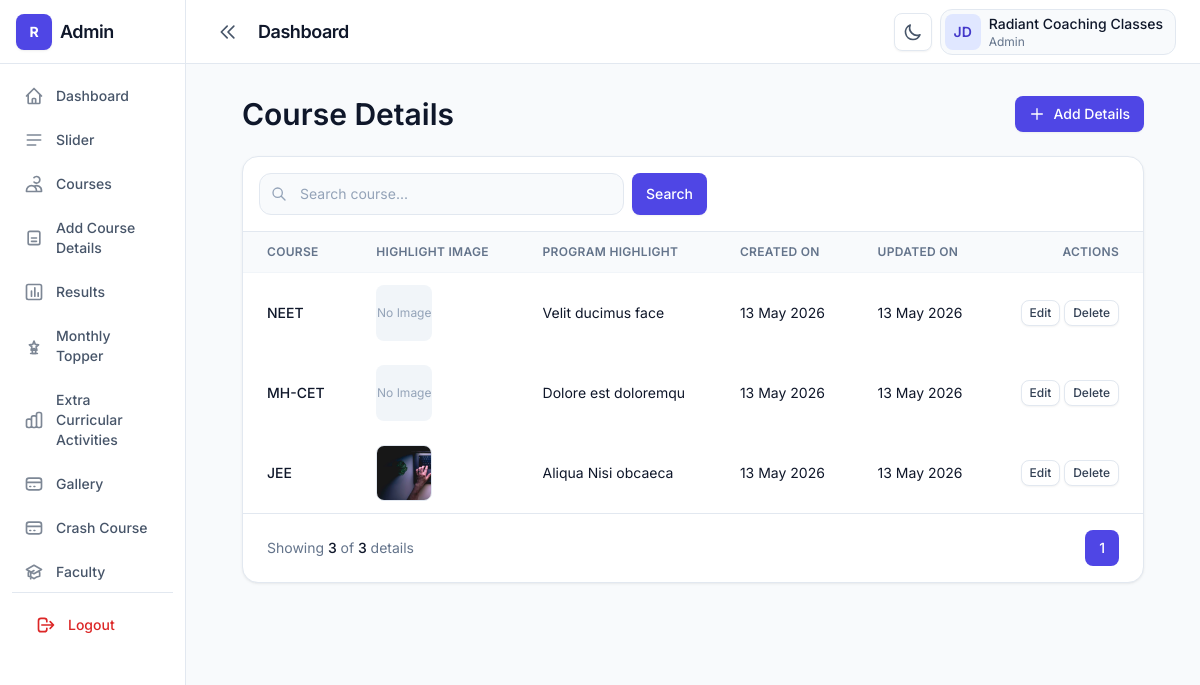
The page /admin/course-details.php (signed in) on the database its author committed.
### tables this page shows
CREATE TABLE IF NOT EXISTS `course_details` (
  `id` int NOT NULL AUTO_INCREMENT,
  `course_id` int DEFAULT NULL,
  `why_title_1` varchar(255) DEFAULT NULL,
  `why_description_1` text,
  `why_title_2` varchar(255) DEFAULT NULL,
  `why_description_2` text,
  `why_title_3` varchar(255) DEFAULT NULL,
  `why_description_3` text,
  `program_highlight` text,
  `highlight_image` varchar(255) DEFAULT NULL,
  `module_title_1` varchar(255) DEFAULT NULL,
  `module_description_1` text,
  `module_title_2` varchar(255) DEFAULT NULL,
  `module_description_2` text,
  `module_title_3` varchar(255) DEFAULT NULL,
  `module_description_3` text,
  `created_at` date DEFAULT NULL,
  `updated_at` date DEFAULT NULL,
  PRIMARY KEY (`id`)
);

CREATE TABLE IF NOT EXISTS `courses` (
  `id` int NOT NULL AUTO_INCREMENT,
  `title` varchar(100) DEFAULT NULL,
  `description` text,
  `status` tinyint(1) DEFAULT '1',
  `created_at` timestamp NULL DEFAULT CURRENT_TIMESTAMP,
  `updated_at` timestamp NULL DEFAULT CURRENT_TIMESTAMP ON UPDATE CURRENT_TIMESTAMP,
  PRIMARY KEY (`id`)
);

### admin/course-details.php (the view, shortened to what this page needs)
<?php
include('../conn.php');
$search = $_GET['search'] ?? '';
$page = isset($_GET['page'])
    ? (int)$_GET['page']
    : 1;
$limit = 5;
$offset = ($page - 1) * $limit;
$query = "
SELECT
course_details.*,
courses.title as course_title
FROM course_details
LEFT JOIN courses
ON courses.id = course_details.course_id
WHERE 1
";
$params = [];
$countQuery = "
SELECT COUNT(*) as total
FROM course_details
LEFT JOIN courses
ON courses.id = course_details.course_id
WHERE 1
";
$countStmt = $conn->prepare($countQuery);
$countStmt->execute($params);
$totalRecords =
$countStmt->fetch(PDO::FETCH_ASSOC)['total'];
$totalPages =
ceil($totalRecords / $limit);
$query .= "
ORDER BY course_details.id DESC
LIMIT $limit OFFSET $offset
";
$stmt = $conn->prepare($query);
$stmt->execute($params);
$details = $stmt->fetchAll(PDO::FETCH_ASSOC);
?>
<!DOCTYPE html>
<html lang="en" class="h-full">
<head>
    <link rel="stylesheet"
        href="../dist/css/output.css" />
</head>
<body class="h-full bg-slate-50 text-slate-900 dark:bg-slate-950 dark:text-slate-100">
<div class="flex min-h-full">
    <?php include('sidebar.php'); ?>
    <div class="flex min-h-screen flex-1 flex-col lg:min-h-0">
        <?php include('header.php'); ?>
        <main class="flex-1 overflow-auto p-4 lg:p-8">
            <div class="container">
                <div class="mb-6 flex flex-col gap-4 sm:flex-row sm:flex-wrap sm:items-center sm:justify-between">
                    <div class="min-w-0 flex-1">
                        <h2 class="text-display-sm text-slate-900 dark:text-white">
                            Course Details
                        </h2>
                    </div>
                    <button
                        type="button"
                        onclick="window.location.href='add-details.php'"
                        class="btn btn-primary shrink-0">
                        <svg class="h-4 w-4"
                            fill="none"
                            stroke="currentColor"
                            viewBox="0 0 24 24">
                            <path
                                stroke-linecap="round"
                                stroke-linejoin="round"
                                stroke-width="2"
                                d="M12 4v16m8-8H4" />
                        </svg>
                        Add Details
                    </button>
                </div>
                <div class="rounded-2xl border border-slate-200 bg-white shadow-card dark:border-slate-800 dark:bg-slate-900">
                    <div class="flex flex-col gap-4 border-b border-slate-200 p-4 dark:border-slate-800 lg:flex-row lg:items-center lg:justify-between">
                        <form method="GET"
                            class="flex w-full max-w-md gap-2">
                            <div class="relative flex-1">
                                <input
                                    type="search"
                                    name="search"
                                    value="<?php echo $search; ?>"
                                    placeholder="Search course..."
                                    class="w-full rounded-xl border border-slate-200 bg-slate-50 py-2.5 pl-10 pr-4 text-sm outline-none ring-brand-500/30 placeholder:text-slate-400 focus:border-brand-300 focus:bg-white focus:ring-4 dark:border-slate-700 dark:bg-slate-950 dark:focus:bg-slate-950" />
                            </div>
                            <button
                                type="submit"
                                class="btn btn-primary">
                                Search
                            </button>
                        </form>
                    </div>
                    <div class="overflow-x-auto">
                        <table class="w-full min-w-[900px] text-left text-sm">
                            <thead class="border-b border-slate-100 bg-slate-50 text-xs uppercase tracking-wide text-slate-500 dark:border-slate-800 dark:bg-slate-900/80 dark:text-slate-400">
                                <tr>
                                    <th class="px-4 py-3 font-semibold lg:px-6">
                                        Course
                                    </th>
                                    <th class="px-4 py-3 font-semibold lg:px-6">
                                        Highlight Image
                                    </th>
                                    <th class="px-4 py-3 font-semibold lg:px-6">
                                        Program Highlight
                                    </th>
                                    <th class="px-4 py-3 font-semibold lg:px-6">
                                        Created On
                                    </th>
                                    <th class="px-4 py-3 font-semibold lg:px-6">
                                        Updated On
                                    </th>
                                    <th class="px-4 py-3 text-right font-semibold lg:px-6">
                                        Actions
                                    </th>
                                </tr>
                            </thead>
                            <tbody>
                                <?php if(count($details) > 0){ ?>
                                    <?php foreach($details as $detail){ ?>
                                        <tr class="hover:bg-slate-50 dark:hover:bg-slate-800/40">
                                            <td class="px-4 py-3 lg:px-6">
                                                <div class="font-medium">
                                                    <?php echo $detail['course_title'] ?? 'Course Deleted'; ?>
                                                </div>
                                            </td>
                                            <td class="px-4 py-3 lg:px-6">
                                                <?php if($detail['highlight_image']){ ?>
                                                    <img
                                                        src="uploads/course-details/<?php echo $detail['highlight_image']; ?>"
                                                        class="h-14 w-14 rounded-lg object-cover border border-slate-200 dark:border-slate-700" />
                                                <?php } else { ?>
                                                    <div class="flex h-14 w-14 items-center justify-center rounded-lg bg-slate-100 text-xs text-slate-400 dark:bg-slate-800">
                                                        No Image
                                                    </div>
                                                <?php } ?>
                                            </td>
                                            <td class="px-4 py-3 lg:px-6 max-w-xs">
                                                <div class="line-clamp-2">
                                                    <?php echo $detail['program_highlight']; ?>
                                                </div>
                                            </td>
                                            <td class="px-4 py-3 lg:px-6">
                                                <?php
                                                echo date(
                                                    'd M Y',
                                                    strtotime($detail['created_at'])
                                                );
                                                ?>
                                            </td>
                                            <td class="px-4 py-3 lg:px-6">
                                                <?php
                                                echo date(
                                                    'd M Y',
                                                    strtotime($detail['updated_at'])
                                                );
                                                ?>
                                            </td>
                                            <td class="px-4 py-3 text-right lg:px-6">
                                                <a
                                                    href="edit-details.php?id=<?php echo $detail['id']; ?>"
                                                    class="btn btn-secondary px-2 py-1 text-xs">
                                                    Edit
                                                </a>
                                                <a
                                                    href="delete-details.php?id=<?php echo $detail['id']; ?>"
                                                    onclick="return confirm('Delete this detail?')"
                                                    class="btn btn-secondary px-2 py-1 text-xs">
                                                    Delete
                                                </a>
                                            </td>
                                        </tr>
                                    <?php } ?>
                                <?php } ?>
                            </tbody>
                        </table>
                    </div>
                    <div class="flex flex-col items-center justify-between gap-4 border-t border-slate-200 px-4 py-4 dark:border-slate-800 sm:flex-row lg:px-6">
                        <p class="text-sm text-slate-500 dark:text-slate-400">
                            Showing
                            <span class="font-medium text-slate-900 dark:text-white">
                                <?php echo count($details); ?>
                            </span>
                            of
                            <span class="font-medium text-slate-900 dark:text-white">
                                <?php echo $totalRecords; ?>
                            </span>
                            details
                        </p>
                        <div class="flex items-center gap-2">
                            <?php for ($i = 1; $i <= $totalPages; $i++) { ?>
                                <a
                                    href="?page=<?php echo $i; ?>&search=<?php echo $search; ?>"
                                    class="
                                    rounded-lg px-3.5 py-2 text-sm font-medium
                                    <?php
                                    if ($page == $i) {
                                        echo '
                                        bg-brand-600
                                        text-white
                                        ';
                                    }
                                    ?>
                                    ">
                                    <?php echo $i; ?>
                                </a>
                            <?php } ?>
                        </div>
                    </div>
                </div>
            </div>
        </main>
    </div>
</div>
</body>
</html>

### rows shown on the page
course_details: course.title "NEET", highlight_image "No Image", program_highlight "Velit ducimus face", created_at "13 May 2026", updated_at "13 May 2026"
course_details: course.title "MH-CET", highlight_image "No Image", program_highlight "Dolore est doloremqu", created_at "13 May 2026", updated_at "13 May 2026"
course_details: course.title "JEE", highlight_image (picture), program_highlight "Aliqua Nisi obcaeca", created_at "13 May 2026", updated_at "13 May 2026"

### other values the page prints
count($details) "3"
$totalRecords "3"
